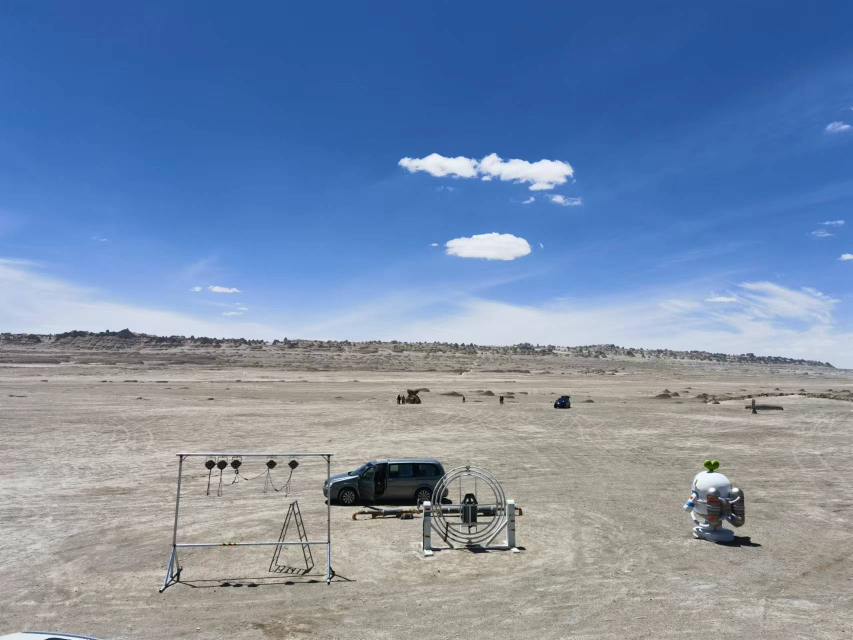
#> input picture 可视化/可视化/image/火星营地.jpg, 1706 x 1280 px (shown at 1/2 size)
$ python main.py
#> lines starting #> are read from the running program, lines starting #| are printed output that depends on the picture
### 可视化/可视化/resizeImage.py
from PIL import Image


# 输入输入图片路径, 最大尺寸和输出图片路径, 函数将resize后的图片保存在output_image_paths中
def resize_image(input_image_paths, max_size, output_image_paths):
#> called with max_size = 260
    i = 0
    # 打开输入图像
    for input_image_path in input_image_paths:
        image = Image.open(input_image_path)
#> image is the input picture: PIL image 1706x1280 RGB; mean R, G, B 119.9, 140.6, 170

        # 计算宽度和高度的缩放比例
        width, height = image.size
#> width = 1706; height = 1280
        if width > height:
            new_width = max_size
            new_height = int(height * max_size / width)
#> new_height = 195
        else:
            new_width = int(width * max_size / height)
            new_height = max_size

        # 缩放图像
        resized_image = image.resize((new_width, new_height))
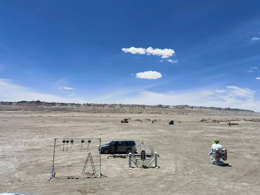
#> resized_image: PIL image 260x195 RGB; mean R, G, B 119.9, 140.6, 170

        # 保存缩放后的图像
        resized_image.save(output_image_paths[i])

        i = i + 1

### 可视化/可视化/getClusteringMap.py
import folium

from showContent import show_content


def get_clustering_map(clustering_paths, image_paths):
    # 创建地图对象
    get_map = folium.Map(location=[31.025846646, 121.438451689], zoom_start=500)

    # 定义颜色
    path_color = ['red', 'blue', 'green', 'black', 'pink']
    index_color = 0

    for clustering_path in clustering_paths:
        ifmap = 1
        # 读取cfa路径下文件内每行的经纬度坐标
        with open(clustering_path, 'r') as file:
            lines = file.readlines()

        # 将聚类的经纬数据按组分类
        data = {}
        for line in lines:
            # if line.startswith('%'):  # 跳过以 "%" 开头的注释行
            # continue
            cols = line.strip().split(',')  # 以逗号分割每行的列
            lon = float(cols[0])  # 第1列是经度
            lat = float(cols[1])  # 第2列是维度
            group = int(cols[2])  # 第3列是组号

            if group not in data:
                # print(f"{group}")
                data[group] = []
                data[group].append([])
                data[group].append([])

            data[group][0].append(lat)
            data[group][1].append(lon)

        # 打印每组的经纬度
        '''
        for group, coord in data.items():
            print(f"Group {group}: ")
            for i in range(len(data[group][1])):
                # 此代码i从0开始
                print(f"latitude is {data[group][0][i]}, and longitude is {data[group][1][i]}")
            print("\n")
        '''

        # 添加路径条
        for group, coord in data.items():

            if len(data[group][0]) > 15:
                path = list(zip(data[group][0], data[group][1]))

                # folium.PolyLine(path, popup="aa", color=path_color[index_color % 5], weight=5, opacity=0.8).add_to(
                # get_map)

                # 创建路径对象
                get_polyline = folium.PolyLine(path, color=path_color[index_color % 5], weight=5, opacity=0.8)
                get_polyline.add_to(get_map)

                '''
                # 添加所有经纬度坐标点
                for lat, lon in zip(data[group][0], data[group][1]):
                    folium.Marker(location=[lat, lon], icon=folium.Icon(color=path_color[index_color])).add_to(map)
                '''

                # 添加各组起点与终点icon maker
                folium.Marker(location=[data[group][0][0], data[group][1][0]],
                              icon=folium.Icon(color=path_color[index_color % 5])).add_to(get_map)
                folium.Marker(
                    location=[data[group][0][len(data[group][0]) - 1], data[group][1][len(data[group][1]) - 1]],
                    icon=folium.Icon(color=path_color[index_color % 5])).add_to(get_map)

                index_color = index_color + 1

                ifmap = ifmap + 1

        # 添加地图的可点击内容
        show_content(get_map, data, image_paths)

    # 保存地图为HTML文件
    get_map.save('clu_map.html')
    print('clu_map.html has been produced.')

    # 解决地图空白问题
    search_text = "cdn.jsdelivr.net"
    replace_text = "gcore.jsdelivr.net"
    # replace_text = "fastly.jsdelivr.net"
    # 如果还是不行就把上面的注释取消掉
    # 使用 open() 函数以只读模式打开我们的文本文件
    with open(r'clu_map.html', 'r', encoding='UTF-8') as file:
        # 使用 read() 函数读取文件内容并将它们存储在一个新变量中
        data = file.read()
        # 使用 replace() 函数搜索和替换文本
        data = data.replace(search_text, replace_text)
    # 以只写模式打开我们的文本文件以写入替换的内容
    with open(r'clu_map.html', 'w', encoding='UTF-8') as file:
        # 在我们的文本文件中写入替换的数据
        file.write(data)


'''
    # 添加路径线条
    path = list(zip(latitude, longitude))
    folium.PolyLine(path, color='blue', weight=2.5, opacity=1).add_to(map)

    # 添加经纬度坐标点
    for lat, lon in zip(latitude, longitude):
        folium.Marker(location=[lat, lon], icon=folium.Icon(color=p_color)).add_to(map)

    # 保存地图为HTML文件
    map.save('map.html')
'''

### 可视化/可视化/main.py
from getClusteringMap import get_clustering_map
from getmap import visualize_coordinates_on_map
from resizeImage import resize_image

# 从txt文件中读取经纬度坐标点
'''
with open('D:\\OneDrive\\桌面\\文件\\北斗杯\\可视化\\raw_data\\Branch_line.txt', 'r') as file:
    lines = file.readlines()

latitude = []
longitude = []

# 提取经纬度坐标点
for line in lines:
    if line.startswith('%'):  # 跳过以 "%" 开头的注释行
        continue
    cols = line.strip().split()  # 以空格分割每行的列
    lat = float(cols[2])  # 第3列是纬度
    lon = float(cols[3])  # 第4列是经度
    latitude.append(lat)  # append实现在列表的末尾增添一个元素
    longitude.append(lon)

# 打印经纬度坐标点
# for i in range(len(latitude)):
    # print(f"Point {i + 1}: Latitude = {latitude[i]}, Longitude = {longitude[i]}")
'''

# 绘制地图
'''
plt.figure(figsize=(10, 6))
plt.scatter(longitude, latitude, color='red', marker='o')
plt.xlabel('Longitude')
plt.ylabel('Latitude')
plt.title('Trajectory Visualization')
plt.grid(True)
plt.show()
'''

# 强制缩放图像
max_size = 260
image_paths = [r'./image/火星营地.jpg',
               r'./image/火星营地.jpg',
               r'./image/火星营地.jpg']
output_image_paths = [r'./image/after_zoom/image4_ebl.jpg',
                      r'./image/after_zoom/image6_ebl.jpg',
                      r'./image/after_zoom/image5_sjtu.jpg']
resize_image(image_paths, max_size, output_image_paths)

# 定义聚类路线
'''
clustering_paths = [r'./raw_data2/T1.txt',
                    r'./raw_data2/T2.txt',
                    r'./raw_data2/T3.txt']
'''
clustering_paths = [r'./raw_data2/T12.txt']

# 原式数据
'''
ori_paths = [r"D:\OneDrive\桌面\文件\北斗杯\可视化\GNSSdandian_huoxingyingdi\小组数据\第二次\1.txt",
             r"D:\OneDrive\桌面\文件\北斗杯\可视化\GNSSdandian_huoxingyingdi\小组数据\第二次\2.txt",
             r"D:\OneDrive\桌面\文件\北斗杯\可视化\GNSSdandian_huoxingyingdi\小组数据\第二次\3.txt"]
'''

# 在地图中显示路线
# visualize_coordinates_on_map(ori_paths, 'red')

# 显示聚类后的不同路线
get_clustering_map(clustering_paths, output_image_paths)
#> (the call stopped at in get_clustering_map, `get_map = folium.Map(location=[31.025846646, 121.438451689], zoom_star..`: folium is not available in this run)
